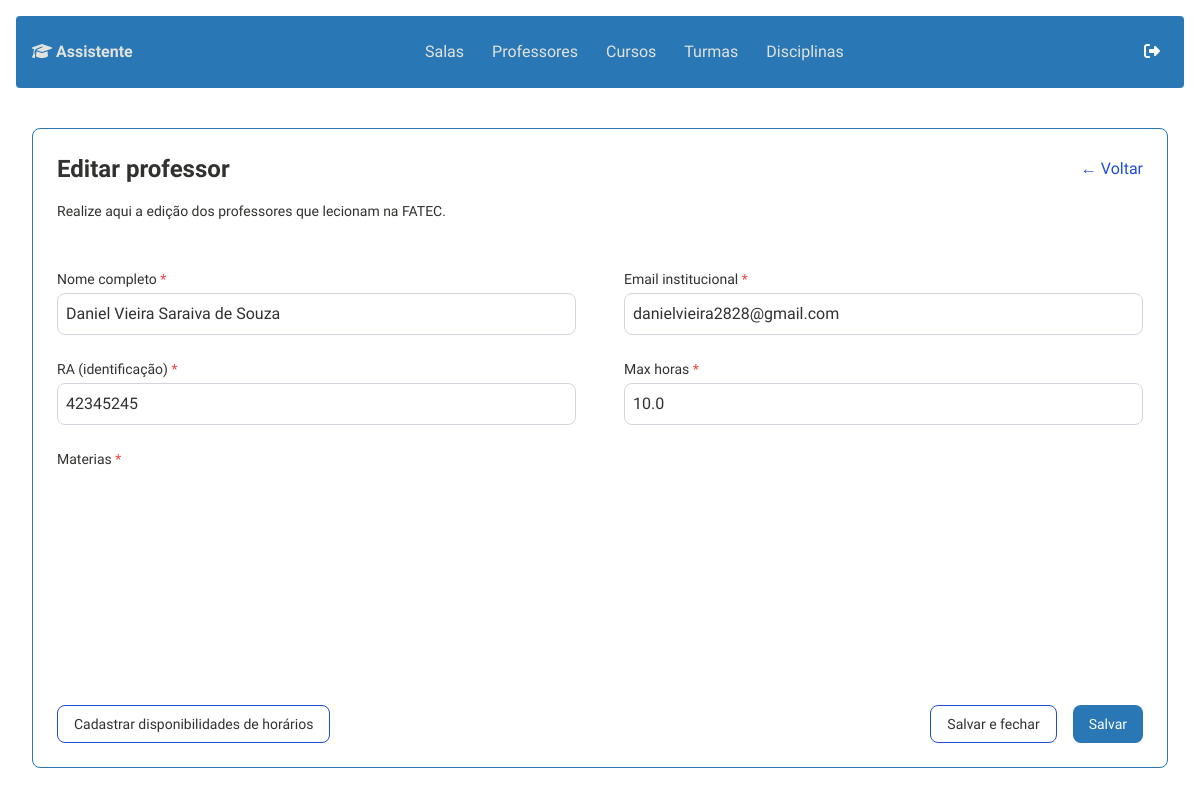
The app's page /professors/editar_professor/1, older data.
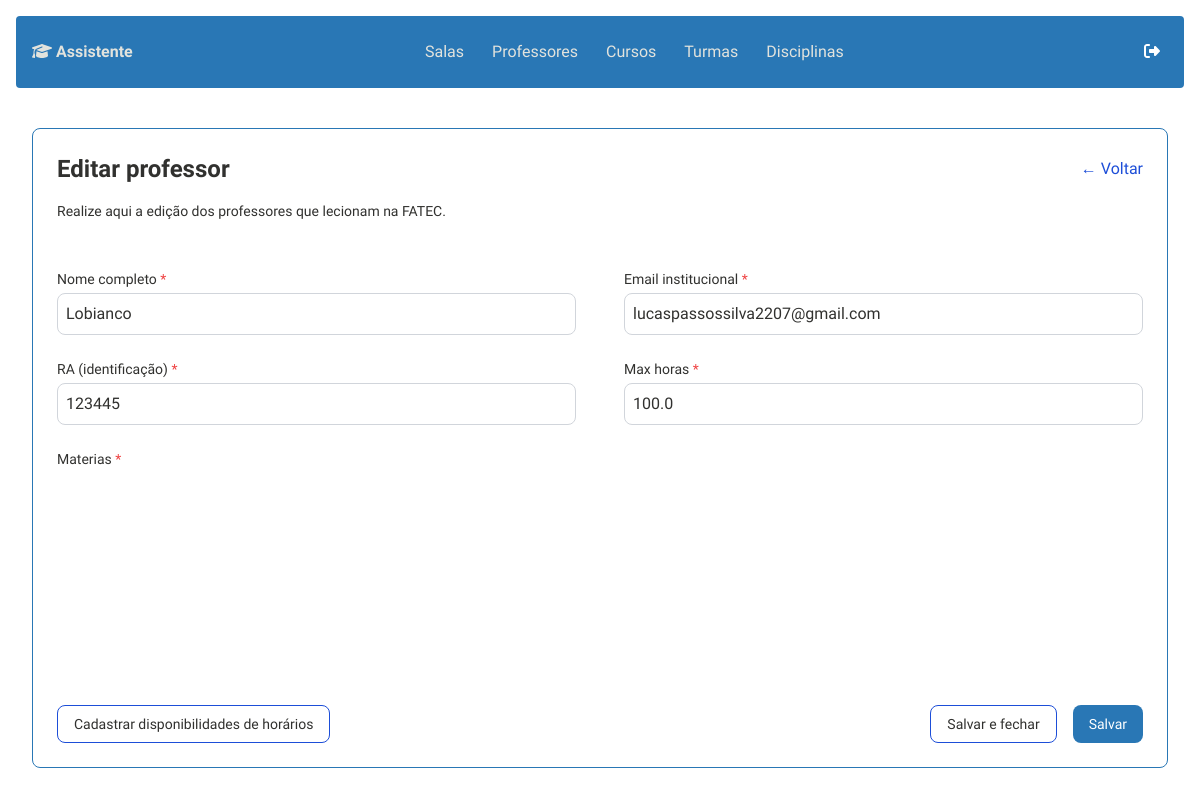
The same page, newer data.
### professors/models.py (models this page shows, shortened)
class Professor(models.Model):
    nome = models.CharField(max_length=100)
    email = models.EmailField(default="")
    ra = models.CharField(max_length=20, unique=True, default="")
    max_horas = models.FloatField()
    horas_atuais = models.FloatField(default=0.0)

### professors/views.py (the view)
# urls.py: path('editar_professor/<int:id>', views.editar_professor, name='editar_professor'),
def editar_professor(request, id):
    professor = get_object_or_404(Professor, id=id)  # Pega o professor pelo id
    if request.method == 'POST':
        form = ProfessorEditarForm(request.POST, instance=professor)  # Preenche o form com os dados submetidos
        if form.is_valid():
            form.save()  # Salva as mudanças no banco de dados
            return redirect('detalhes_professor', id=professor.id)  # Redireciona para os detalhes do professor
    else:
        form = ProfessorForm(instance=professor)  # Preenche o form com os dados do professor para edição
    return render(request, 'professors/editar_professor.html', {'form': form, 'professor': professor})

### professors/forms.py
class ProfessorForm(forms.ModelForm):
    class Meta:
        model = Professor
        fields = '__all__'
        exclude = ['horas_atuais', 'cursos']
        widgets = {
            'nome': forms.TextInput(attrs={
                'class': 'w-full p-2 border border-gray-300 rounded-lg bg-transparent text-custom1 placeholder-gray-400',
                'placeholder': 'Ex: Carlos Alberto De Nobrega'
            }),
            'email': forms.EmailInput(attrs={
                'class': 'w-full p-2 border border-gray-300 rounded-lg bg-transparent text-custom1 placeholder-gray-400',
                'placeholder': 'Ex: carlos.nobrega@fatec.sp.gov.br'
            }),
            'ra': forms.TextInput(attrs={
                'class': 'w-full p-2 border border-gray-300 rounded-lg bg-transparent text-custom1 placeholder-gray-400',
                'placeholder': 'Ex: 42345-342'
            }),
            'max_horas': forms.NumberInput(attrs={
                'class': 'w-full p-2 border border-gray-300 rounded-lg bg-transparent text-custom1 placeholder-gray-400',
            }),
        }

### professors/templates/professors/editar_professor.html (shortened to what this page needs)
<!DOCTYPE html>
<html lang="pt-BR">
  <head>
    {% include "app/custom/imports.html" %}
  </head>
  <body class="font-montserrat bg-backgroun text-custom1 min-h-screen">
    <section class="min-h-screen flex flex-col p-4">
      {% include "app/widgets/navbar.html" %}
      <div class="flex-grow flex flex-col p-4">
        <div
          class="bg-transparent border border-custom6 rounded-lg p-6 flex-grow flex flex-col"
        >
          <div class="flex justify-between items-center mb-4">
            <h1 class="text-2xl font-bold text-custom1">
              Editar professor
            </h1>
            <a
              href="{% url 'listar_professores' %}"
              class="text-blue-700 hover:underline"
            >
              &#8592; Voltar
            </a>
          </div>
          <p class="text-sm text-custom1 mb-6">
            Realize aqui a edição dos professores que lecionam na FATEC.
          </p>
          <form
            method="post"
            class="space-y-6 flex-grow flex flex-col justify-between"
          >
            <div
              class="grid grid-cols-2 gap-x-12 gap-y-6 flex-grow max-h-[200px]"
            >
              <div class="form-group">
                <label
                  for="{{ form.nome.id_for_label }}"
                  class="block text-sm font-medium text-custom1 mb-1"
                >
                  Nome completo <span class="text-red-500">*</span>
                </label>
                {{ form.nome }}
              </div>
              <div class="form-group">
                <label
                  for="{{ form.email.id_for_label }}"
                  class="block text-sm font-medium text-custom1 mb-1"
                >
                  Email institucional <span class="text-red-500">*</span>
                </label>
                {{ form.email }}
              </div>
              <div class="form-group">
                <label
                  for="{{ form.ra.id_for_label }}"
                  class="block text-sm font-medium text-custom1 mb-1"
                >
                  RA (identificação) <span class="text-red-500">*</span>
                </label>
                {{ form.ra }}
              </div>
              <div class="form-group">
                <label
                  for="{{ form.max_horas.id_for_label }}"
                  class="block text-sm font-medium text-custom1 mb-1"
                >
                  Max horas <span class="text-red-500">*</span>
                </label>
                {{ form.max_horas }}
              </div>
              <div class="form-group col-span-2">
                <label
                  for="{{ form.materias.id_for_label }}"
                  class="block text-sm font-medium text-custom1 mb-1"
                >
                  Materias <span class="text-red-500">*</span>
                </label>
              </div>
            </div>
            <div class="flex justify-between items-center mt-6">
              <button
                type="button"
                class="text-custom1 bg-transparent border border-blue-700 text-sm px-4 py-2 rounded-lg hover:bg-blue-100"
              >
                Cadastrar disponibilidades de horários
              </button>
              <div class="flex space-x-4">
                <button
                  type="button"
                  class="text-custom1 bg-transparent border border-blue-700 text-sm px-4 py-2 rounded-lg hover:bg-blue-100"
                >
                  Salvar e fechar
                </button>
                <button
                  type="submit"
                  class="bg-custom6 text-white text-sm px-4 py-2 rounded-lg hover:bg-blue-800"
                >
                  Salvar
                </button>
              </div>
            </div>
          </form>
        </div>
      </div>
    </section>
  </body>
</html>

Row changes from the older to the newer data that the page shows:
changed Professor: nome "Daniel Vieira Saraiva de Souza" → "Lobianco"; email "danielvieira2828@gmail.com" → "lucaspassossilva2207@gmail.com"; ra "42345245" → "123445"; max_horas "10.0" → "100.0"
